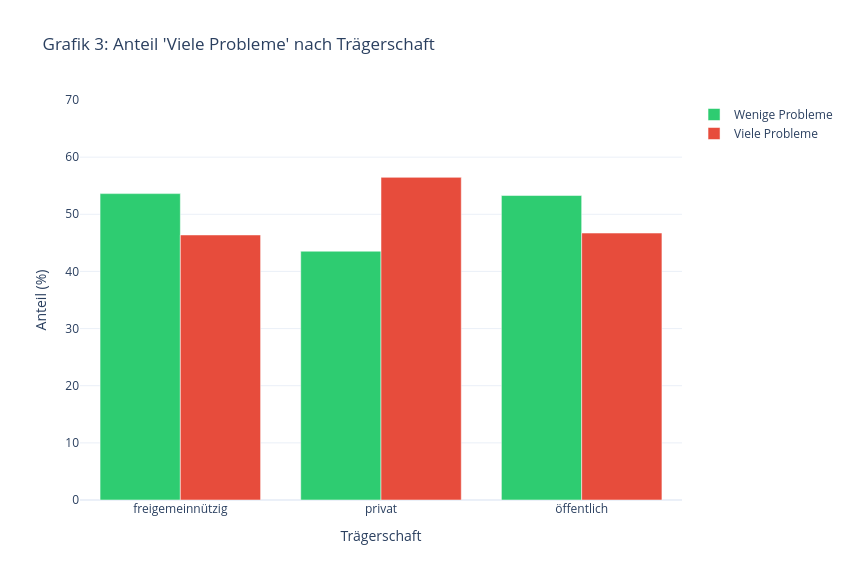

The notebook cell this image was saved under:
### Markdown cell above
### Grafik 3 — Trägerschaft
Gruppiertes Balkendiagramm: Anteil „Wenige Probleme" vs. „Viele Probleme" je Trägerart (privat / freigemeinnützig / öffentlich). Zeigt, ob die Trägerschaft mit der Auffälligkeitsquote zusammenhängt.

### Code cell
# ── Grafik 3: Trägerschaft (interaktiv, mit Hover) ───────────────
traeger_counts = (
    df.groupby(["KH.Träger.Art", "hat_viele_Probleme"])
    .size().reset_index(name="n")
)
traeger_pct = traeger_counts.copy()
total = traeger_counts.groupby("KH.Träger.Art")["n"].transform("sum")
traeger_pct["pct"] = traeger_counts["n"] / total * 100

pivot_pct = traeger_pct.pivot(index="KH.Träger.Art", columns="hat_viele_Probleme", values="pct")
pivot_n   = traeger_counts.pivot(index="KH.Träger.Art", columns="hat_viele_Probleme", values="n")

fig = go.Figure()
for g in [0, 1]:
    hover_traeger = [
        f"{traeger}<br>{LABELS[g]}: {pct:.1f}%<br>n={n} Häuser"
        for traeger, pct, n in zip(pivot_pct.index, pivot_pct[g], pivot_n[g])
    ]
    fig.add_trace(go.Bar(
        x=pivot_pct.index, y=pivot_pct[g],
        name=LABELS[g], marker_color=FARBEN[g],
        hovertext=hover_traeger, hoverinfo="text",
    ))

fig.update_layout(
    title="Grafik 3: Anteil 'Viele Probleme' nach Trägerschaft",
    xaxis_title="Trägerschaft", yaxis_title="Anteil (%)",
    yaxis_range=[0, 70],
    barmode="group", template="plotly_white",
    width=850, height=580,
)
fig.show()

for traeger in df["KH.Träger.Art"].dropna().unique():
    sub = df[df["KH.Träger.Art"]==traeger]
    pct = sub["hat_viele_Probleme"].mean()
    print(f"  {traeger:20s}: {pct:.1%} haben viele Probleme  (n={len(sub)})")
print("\n📌 Befund: Prüfen ob sich Trägerarten systematisch unterscheiden. Zum Ablesen genauer Werte: Maus über die Balken bewegen.")

### Figure 1 — Plotly figure (JSON) as saved in the notebook; plotly's stock layout.template omitted (floating-point values rounded to 4 significant figures)
{"data": [{"hoverinfo": "text", "hovertext": ["freigemeinnützig<br>Wenige Probleme: 53.6%<br>n=326 Häuser", "privat<br>Wenige Probleme: 43.5%<br>n=219 Häuser", "öffentlich<br>Wenige Probleme: 53.3%<br>n=365 Häuser"], "marker": {"color": "#2ecc71"}, "name": "Wenige Probleme", "type": "bar", "x": ["freigemeinnützig", "privat", "öffentlich"], "y": [53.62, 43.54, 53.28]}, {"hoverinfo": "text", "hovertext": ["freigemeinnützig<br>Viele Probleme: 46.4%<br>n=282 Häuser", "privat<br>Viele Probleme: 56.5%<br>n=284 Häuser", "öffentlich<br>Viele Probleme: 46.7%<br>n=320 Häuser"], "marker": {"color": "#e74c3c"}, "name": "Viele Probleme", "type": "bar", "x": ["freigemeinnützig", "privat", "öffentlich"], "y": [46.38, 56.46, 46.72]}], "layout": {"barmode": "group", "height": 580, "title": {"text": "Grafik 3: Anteil 'Viele Probleme' nach Trägerschaft"}, "width": 850, "xaxis": {"title": {"text": "Trägerschaft"}}, "yaxis": {"range": [0, 70], "title": {"text": "Anteil (%)"}}}}
